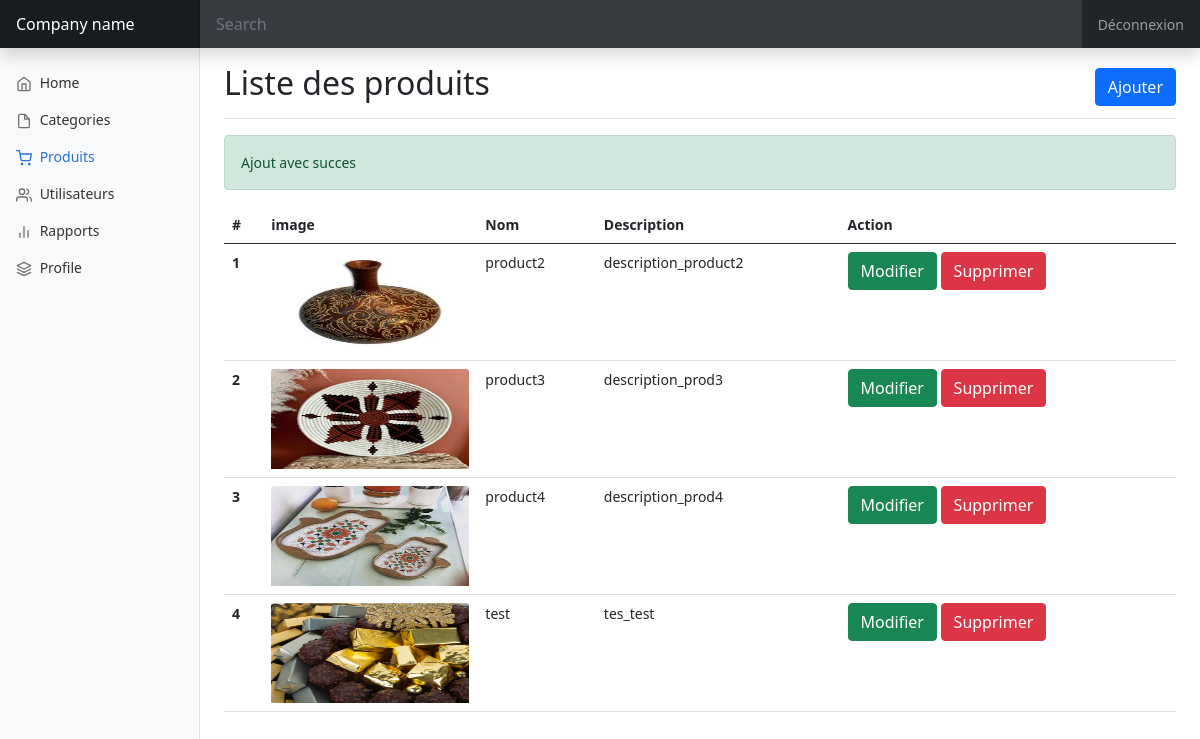
Page /admin/produits/liste.php?ajout=ok on the committed database.
### tables this page shows
CREATE TABLE `produits` (
  `id` bigint(20) UNSIGNED NOT NULL,
  `nom` varchar(255) NOT NULL,
  `description` text NOT NULL,
  `prix` float NOT NULL,
  `image` varchar(255) NOT NULL,
  `categorie` int(11) NOT NULL,
  `createur` int(11) NOT NULL,
  `date_creation` date NOT NULL,
  `date_modification` date NOT NULL
);

### inc/functions.php (called while the page is built, shortened)
<?php
function connect(){
    $servername = "localhost";
    $username = "root";
    $password = "";
    $dbname="ecommerce";
    try {
      $conn = new PDO("mysql:host=$servername;dbname=$dbname", $username, $password);
      $conn->setAttribute(PDO::ATTR_ERRMODE, PDO::ERRMODE_EXCEPTION);
    } catch(PDOException $e) {
      echo "Connection failed: " . $e->getMessage();
    }
    return $conn;
}
function getAllproducts(){
    $conn = connect();
    $req="select * from produits";
    $res=$conn->query($req);
    $produits=$res->fetchall();
    return $produits;
}
 ?>

### admin/produits/liste.php (the view, shortened to what this page needs)
<?php
include "../../inc/functions.php" ;
$produits= getAllproducts();
?>
<!doctype html>
<html lang="en">
  <head>
<link href="../../css/bootstrap.min.css" rel="stylesheet">
    <link href="../../css/dashboard.css" rel="stylesheet">
  </head>
  <body>
<header class="navbar navbar-dark sticky-top bg-dark flex-md-nowrap p-0 shadow">
  <a class="navbar-brand col-md-3 col-lg-2 me-0 px-3" href="#">Company name</a>
  <input class="form-control form-control-dark w-100" type="text" placeholder="Search" aria-label="Search">
  <div class="navbar-nav">
    <div class="nav-item text-nowrap">
      <a class="nav-link px-3" href="../../deconnexion.php">Déconnexion</a>
    </div>
  </div>
</header>
<div class="container-fluid">
  <div class="row">
<nav id="sidebarMenu" class="col-md-3 col-lg-2 d-md-block bg-light sidebar collapse">
      <div class="position-sticky pt-3">
        <ul class="nav flex-column">
          <li class="nav-item">
            <a class="nav-link " aria-current="page" href="#">
              <span data-feather="home"></span>
              Home
            </a>
          </li>
          <li class="nav-item">
            <a class="nav-link" href="../categories/liste.php">
              <span data-feather="file"></span>
              Categories
            </a>
          </li>
          <li class="nav-item">
            <a class="nav-link active" href="#">
              <span data-feather="shopping-cart"></span>
              Produits
            </a>
          </li>
          <li class="nav-item">
            <a class="nav-link" href="#">
              <span data-feather="users"></span>
              Utilisateurs
            </a>
          </li>
          <li class="nav-item">
            <a class="nav-link" href="#">
              <span data-feather="bar-chart-2"></span>
              Rapports
            </a>
          </li>
          <li class="nav-item">
            <a class="nav-link " href="../profile.php">
              <span data-feather="layers"></span>
              Profile
            </a>
          </li>
        </ul>
      </div>
    </nav>
    <main class="col-md-9 ms-sm-auto col-lg-10 px-md-4">
      <div class="d-flex justify-content-between flex-wrap flex-md-nowrap align-items-center pt-3 pb-2 mb-3 border-bottom">
        <h1 class="h2">Liste des produits</h1>
        <div>
<a class="btn btn-primary" data-bs-toggle="modal" data-bs-target="#exampleModal">Ajouter</a>
        </div>
      </div>
              <div>
  <?php
               if(isset($_GET['ajout']) && $_GET['ajout']=="ok"){
                 print '<div class="alert alert-success"> Ajout avec succes</div>';
               }
               ?>
        <table class="table">
  <thead>
    <tr>
      <th scope="col">#</th>
      <th scope="col">image</th>
      <th scope="col">Nom</th>
      <th scope="col">Description</th>
      <th scope="col">Action</th>
    </tr>
  </thead>
  <tbody>
      <?php
  $i=0;
  foreach($produits as $index =>$p){
      $i++;
  print '    <tr>
  <th scope="row">'.$i.'</th>
  <td> <img src="../../images/'.$p['image'].' " class="card-img-top" alt="artizanat" width="100" height="100"></td>
  <td>'.$p['nom'].'</td>
  <td>'.$p['description'].'</td>
  <td>
      <a data-bs-toggle="modal" data-bs-target="#editModal'.$p['id'].'" class="btn btn-success">Modifier</a>
      <a href="supprimer.php?idp='.$p['id'].'" class="btn btn-danger">Supprimer</a>
  </td>
</tr>';
  }
      ?>
  </tbody>
</table>
        </div>
    </main>
  </div>
</div>
  </body>
</html>

### css/dashboard.css (style rules this page uses)
body { font-size: .875rem; }
.feather { width: 16px; height: 16px; vertical-align: text-bottom; }
.sidebar { position: fixed; top: 0; bottom: 0; left: 0; z-index: 100; padding: 48px 0 0; box-shadow: inset -1px 0 0 rgba(0, 0, 0, .1); }
.sidebar .nav-link { font-weight: 500; color: #333; }
.sidebar .nav-link .feather { margin-right: 4px; color: #727272; }
.sidebar .nav-link.active { color: #2470dc; }
.sidebar .nav-link:hover .feather, .sidebar .nav-link.active .feather { color: inherit; }
.navbar-brand { padding-top: .75rem; padding-bottom: .75rem; font-size: 1rem; background-color: rgba(0, 0, 0, .25); box-shadow: inset -1px 0 0 rgba(0, 0, 0, .25); }
.navbar .form-control { padding: .75rem 1rem; border-width: 0; border-radius: 0; }
.form-control-dark { color: #fff; background-color: rgba(255, 255, 255, .1); border-color: rgba(255, 255, 255, .1); }

### rows in the picture
produits: image (picture), nom "product2", description "description_product2"
produits: image (picture), nom "product3", description "description_prod3"
produits: image (picture), nom "product4", description "description_prod4"
produits: image (picture), nom "test", description "tes_test"
